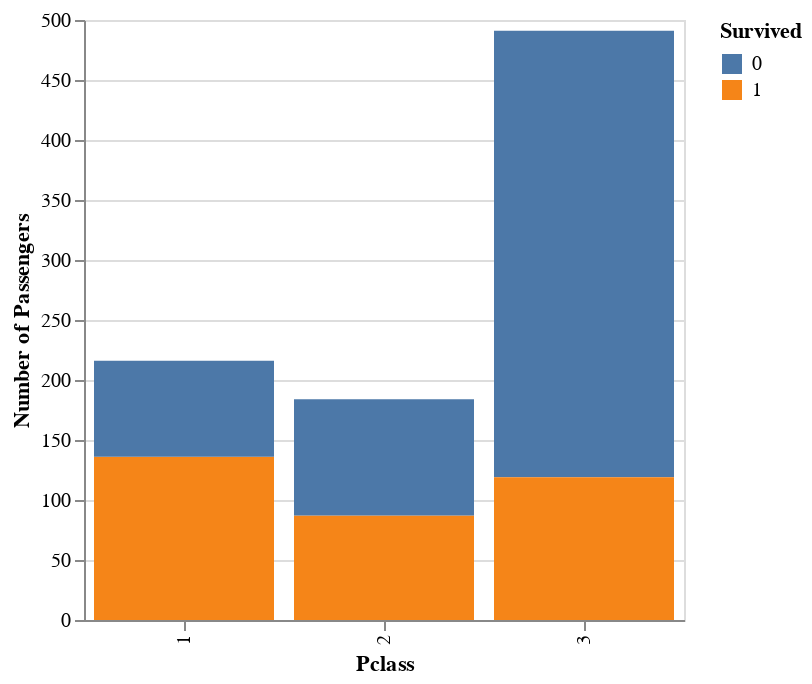

Notebook cell for this chart:
### Markdown cell above
### Barplot

### Code cell
# altair example
alt.Chart(df).mark_bar().encode(alt.X('Pclass', type = 'ordinal'), 
                                                  alt.Y('count()', axis = alt.Axis(title = 'Number of Passengers')
                                                  ), color = 'Survived:N').properties(width = 300, height = 300)

### Figure 1 — Vega-Lite specification as saved in the notebook (floating-point values rounded to 4 significant figures; data arrays with more than 128 entries replaced by an {"elided": "..."} marker saying what was removed)
{"config": {"view": {"continuousWidth": 400, "continuousHeight": 300}}, "data": {"name": "data-93290830beea3a875eeab316df346c54"}, "mark": "bar", "encoding": {"color": {"field": "Survived", "type": "nominal"}, "x": {"field": "Pclass", "type": "ordinal"}, "y": {"aggregate": "count", "axis": {"title": "Number of Passengers"}, "type": "quantitative"}}, "height": 300, "width": 300, "$schema": "https://vega.github.io/schema/vega-lite/v4.17.0.json", "datasets": {"data-93290830beea3a875eeab316df346c54": {"elided": "891 records"}}}
